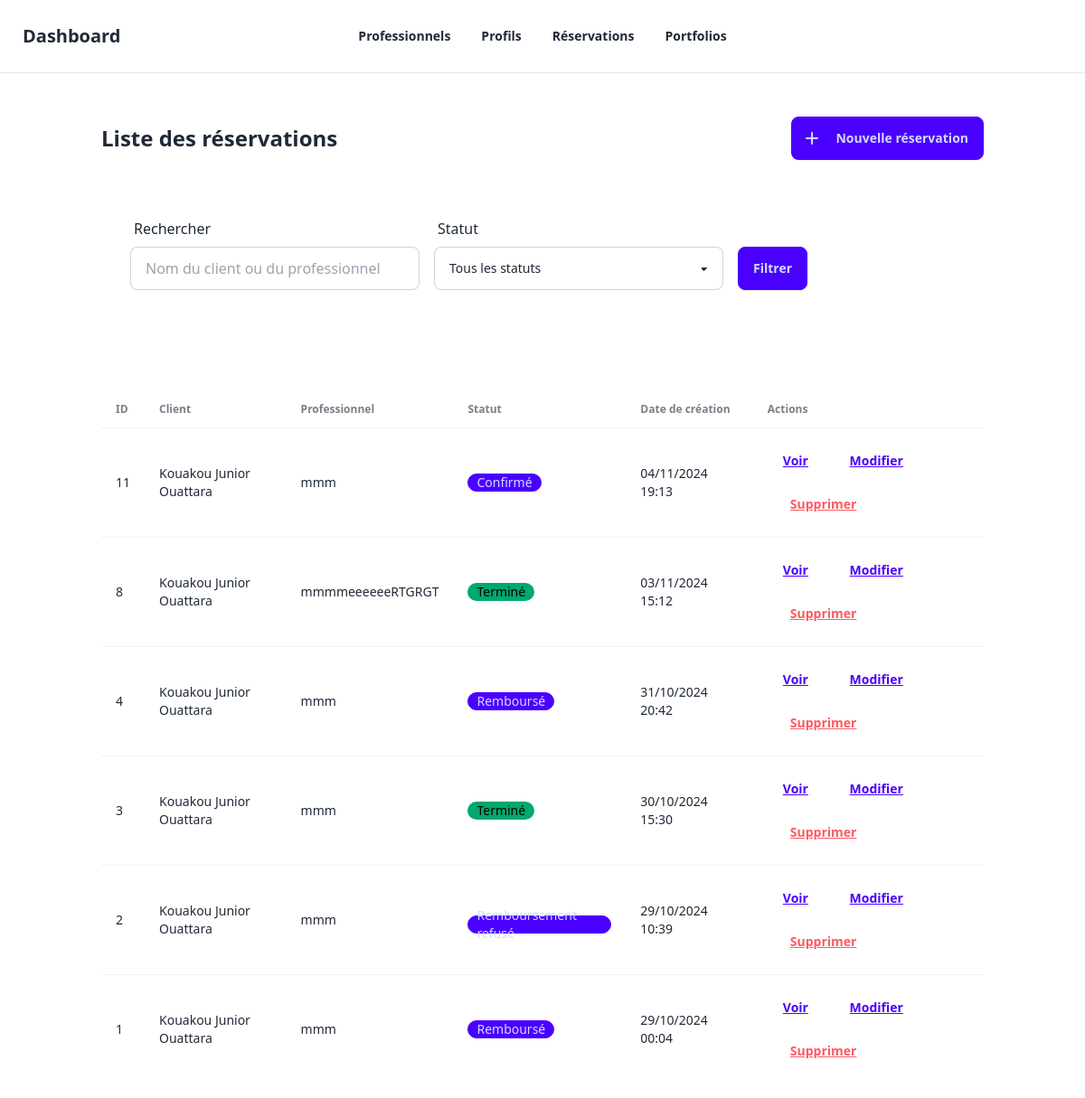
/dashboard/reservations/ (signed in), run on an earlier commit of the app's database.
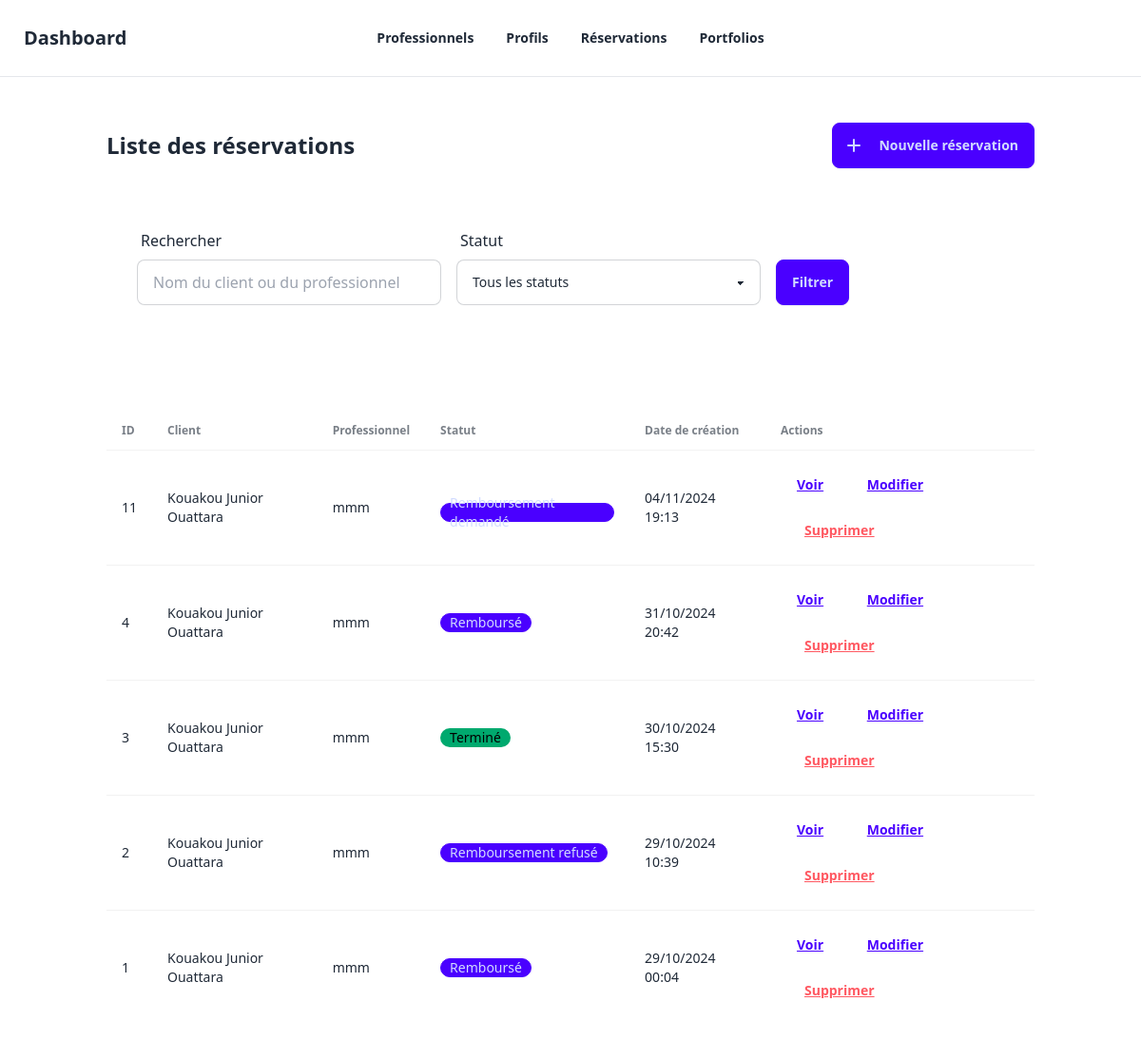
And on a later commit of the database.
### reservations/models.py (models this page shows, shortened)
class Reservation(models.Model):
    objects = ReservationManager()
    professionnel = models.ForeignKey(
        Professionnel,
        on_delete=models.CASCADE,
        related_name="reservations"
    )
    client = models.ForeignKey(
        settings.AUTH_USER_MODEL,
        on_delete=models.CASCADE
    )
    description = models.TextField(
        verbose_name="Description de la demande",
        help_text="Décrivez le travail que vous souhaitez faire réaliser"
    )
    phone = models.CharField(
        max_length=20,
        verbose_name="Numéro de téléphone"
    )
    selected_dates = models.JSONField(
        verbose_name="Dates sélectionnées",
        help_text="Les dates de réservation sélectionnées"
    )
    created_at = models.DateTimeField(
        auto_now_add=True,
        verbose_name="Date de création"
    )
    status = models.CharField(
        max_length=20,
        choices=ReservationStatus.choices,
        default=ReservationStatus.PENDING,
        verbose_name="Statut"
    )
    last_status_change = models.DateTimeField(
        auto_now_add=True,
        verbose_name="Dernière modification du statut"
    )
    cancelled_at = models.DateTimeField(null=True, blank=True)
    total_price = models.DecimalField(
        max_digits=10,
        decimal_places=2,
        verbose_name="Prix total",
        help_text="Prix total basé sur le nombre de jours × tarif journalier",
        editable=False
    )
    class Meta:
        ordering = ['-created_at']
        constraints = [
            models.UniqueConstraint(
                fields=["professionnel", "client", "created_at"],
                name="unique_reservation"
            )
        ]

### professionnels/models.py (models this page shows, shortened)
class Professionnel(models.Model):
    full_name = models.CharField(max_length=255, verbose_name="Nom complet")
    profile_photo = models.ImageField(
        upload_to="photos/", null=True, blank=True, verbose_name="Photo de profil"
    )
    email = models.EmailField(unique=True, verbose_name="Email", db_index=True)
    phone = models.CharField(max_length=20, verbose_name="Téléphone", db_index=True)
    CITY_CHOICES = [
        ("Abidjan", "Abidjan"),
        ("Yamoussoukro", "Yamoussoukro"),
    ]
    city = models.CharField(max_length=100, choices=CITY_CHOICES, verbose_name="Ville")
    COMMUNE_CHOICES = [
        ("Abobo", "Abobo"),
        ("Adjamé", "Adjamé"),
    ]
    commune = models.CharField(
        max_length=100, choices=COMMUNE_CHOICES, verbose_name="Commune"
    )
    presentation_video = models.FileField(
        upload_to="videos/", null=True, blank=True, verbose_name="Vidéo de présentation"
    )
    SPECIALIZATIONS = [
        ("Gros Oeuvre", "Gros Oeuvre"),
        ("Second Oeuvre", "Second Oeuvre"),
    ]
    specialization = models.CharField(
        max_length=255, choices=SPECIALIZATIONS, verbose_name="Spécialisation"
    )
    class SkillLevel(models.TextChoices):
        DEBUTANT = "Débutant", "Débutant"
        INTERMEDIAIRE = "Intermédiaire", "Intermédiaire"
        EXPERT = "Expert", "Expert"
    skill_level = models.CharField(
        max_length=50,
        choices=SkillLevel.choices,
        verbose_name="Niveau de compétence",
    )
    certifications = models.TextField(verbose_name="Certifications", blank=True)
    years_of_experience = models.PositiveIntegerField(
        help_text="Nombre d'années d'expérience", verbose_name="Années d'expérience"
    )
    daily_rate = models.DecimalField(
        max_digits=10, decimal_places=2, verbose_name="Tarif journalier"
    )
    availability = models.CharField(
        max_length=255,
        help_text="Exemple : Lundi,Mardi,Mercredi",
        verbose_name="Disponibilité",
    )
    class Meta:
        constraints = [
            models.UniqueConstraint(fields=["email"], name="unique_email"),
        ]

### dashboard/views.py (the view)
# urls.py: path('reservations/', views.reservation_list, name='reservation_list'),
@staff_member_required
def reservation_list(request):
    search_query = request.GET.get('search', '')
    status_filter = request.GET.get('status', '')
    reservations = Reservation.objects.all()
    if search_query:
        reservations = reservations.filter(
            Q(client__username__icontains=search_query) |
            Q(professionnel__full_name__icontains=search_query)
        )
    if status_filter:
        reservations = reservations.filter(status=status_filter)
    reservations = reservations.order_by('-created_at')
    paginator = Paginator(reservations, 10)
    page = request.GET.get('page')
    reservations = paginator.get_page(page)
    return render(request, 'dashboard/reservation_list.html', {
        'reservations': reservations,
        'search_query': search_query,
        'status_filter': status_filter,
        'status_choices': ReservationStatus.choices  # Utilisez directement ReservationStatus
    })

### reservations/managers.py (called while the page is built)
    def get_queryset(self):
        return ReservationQuerySet(self.model, using=self._db)

### dashboard/templates/dashboard/reservation_list.html (shortened to what this page needs)
{% extends "dashboard/base.html" %}
{% load static %}
{% block content %}
<div class="container mx-auto p-6">
    <div class="flex justify-between items-center mb-6">
        <h1 class="text-2xl font-bold">Liste des réservations</h1>
        <a href="{% url 'dashboard:reservation_create' %}" class="btn btn-primary">
            <svg class="-ml-1 mr-2 h-5 w-5" xmlns="http://www.w3.org/2000/svg" viewBox="0 0 20 20" fill="currentColor">
                <path fill-rule="evenodd" d="M10 3a1 1 0 011 1v5h5a1 1 0 110 2h-5v5a1 1 0 11-2 0v-5H4a1 1 0 110-2h5V4a1 1 0 011-1z" clip-rule="evenodd" />
            </svg>
            Nouvelle réservation
        </a>
    </div>
    <div class="card">
        <div class="card-body">
            <form method="get" class="flex flex-wrap gap-4">
                <div class="form-control w-full max-w-xs">
                    <label class="label" for="search">Rechercher</label>
                    <input type="text" name="search" id="search" value="{{ search_query }}" placeholder="Nom du client ou du professionnel" class="input input-bordered w-full">
                </div>
                <div class="form-control w-full max-w-xs">
                    <label class="label" for="status">Statut</label>
                    <select name="status" id="status" class="select select-bordered w-full">
                        <option value="">Tous les statuts</option>
                    </select>
                </div>
                <div class="flex items-end">
                    <button type="submit" class="btn btn-primary">Filtrer</button>
                </div>
            </form>
        </div>
    </div>
    <div class="card mt-20">
        <div class="overflow-x-auto">
            <table class="table w-full">
                <thead>
                    <tr>
                        <th>ID</th>
                        <th>Client</th>
                        <th>Professionnel</th>
                        <th>Statut</th>
                        <th>Date de création</th>
                        <th>Actions</th>
                    </tr>
                </thead>
                <tbody>
                    {% for reservation in reservations %}
                    <tr>
                        <td>{{ reservation.id }}</td>
                        <td>{{ reservation.client.get_full_name }}</td>
                        <td>{{ reservation.professionnel.full_name }}</td>
                        <td>
                            <span class="badge
                                {% if reservation.status == 'completed' %}badge-success
                                {% elif reservation.status == 'cancelled' %}badge-error
                                {% else %}badge-primary{% endif %}">
                                {{ reservation.get_status_display }}
                            </span>
                        </td>
                        <td>{{ reservation.created_at|date:"d/m/Y H:i" }}</td>
                        <td class="space-x-2">
                            <a href="{% url 'dashboard:reservation_detail' reservation.pk %}" class="btn btn-link">Voir</a>
                            <a href="{% url 'dashboard:reservation_edit' reservation.pk %}" class="btn btn-link">Modifier</a>
                            <a href="#" onclick="openDeleteModal('{% url 'dashboard:reservation_delete' reservation.pk %}')"
                               class="btn btn-link text-error">
                                Supprimer
                            </a>
                        </td>
                    </tr>
                    {% empty %}
                    <tr>
                        <td colspan="6" class="text-center text-gray-500">Aucune réservation trouvée</td>
                    </tr>
                    {% endfor %}
                </tbody>
            </table>
        </div>
    </div>
</div>
{% endblock %}

### dashboard/templates/dashboard/base.html (shortened to what this page needs)
<!DOCTYPE html>
<html lang="fr" data-theme="light">
<head>
    <link href="https://cdn.jsdelivr.net/npm/daisyui@4.4.19/dist/full.min.css" rel="stylesheet" type="text/css" />
    <script src="https://cdn.tailwindcss.com"></script>
</head>
<body>
    <div class="navbar bg-base-100 border-b">
        <div class="navbar-start">
            <a href="{% url 'dashboard:home' %}" class="btn btn-ghost text-xl">Dashboard</a>
        </div>
        <div class="navbar-center hidden lg:flex">
            <ul class="menu menu-horizontal px-1">
                <li><a href="{% url 'dashboard:professional_list' %}" class="btn btn-ghost">Professionnels</a></li>
                <li><a href="{% url 'dashboard:profile_list' %}" class="btn btn-ghost">Profils</a></li>
                <li><a href="{% url 'dashboard:reservation_list' %}" class="btn btn-ghost">Réservations</a></li>
                <li><a href="{% url 'dashboard:portfolio_list' %}" class="btn btn-ghost">Portfolios</a></li>
            </ul>
        </div>
    </div>
    <div class="max-w-7xl mx-auto px-4 py-6">
        {% block content %}{% endblock %}
    </div>
</body>
</html>

What changed in the data, as far as the page shows it:
removed Reservation: id "8", client.get_full_name "Kouakou Junior Ouattara", professionnel.full_name "mmmmeeeeeeRTGRGT", status "Terminé", created_at "03/11/2024 15:12"
changed Reservation id 11: status "Confirmé" → "Remboursement demandé"
